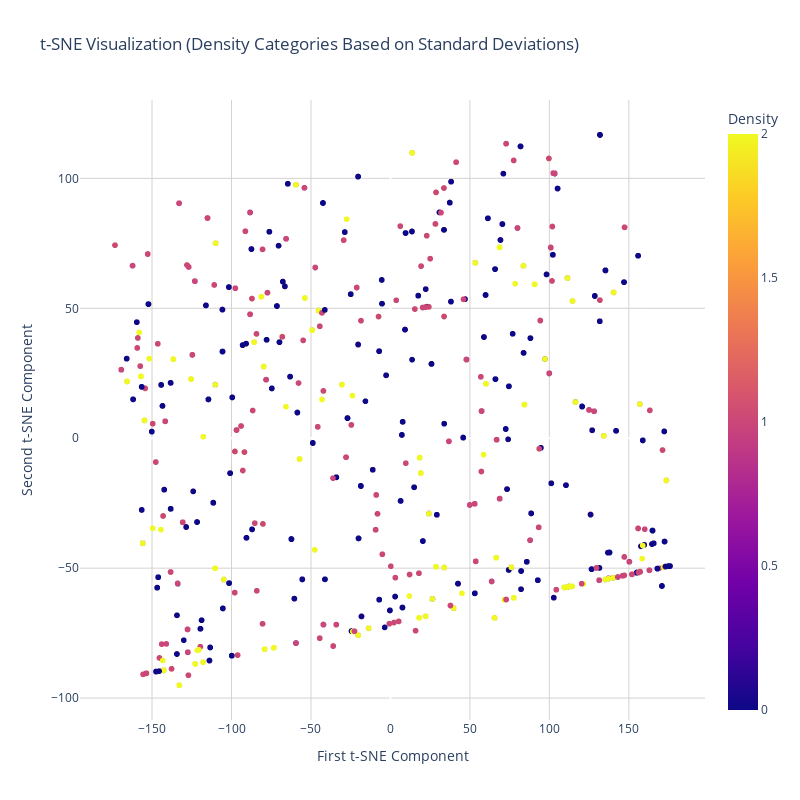

Write notebook code for a chart like this one.
### Code cell
# Apply t-SNE
tsne = TSNE(n_components=2, random_state=42, perplexity=30, n_iter=1000)
X_tsne = tsne.fit_transform(X)

# Create interactive 2D scatter plot
fig = px.scatter(
    pca_df,
    x='PC1',
    y='PC2',
    color='Density',
    color_discrete_map=color_scale,
    title='t-SNE Visualization (Density Categories Based on Standard Deviations)',
    labels={
        'PC1': 'First t-SNE Component',
        'PC2': 'Second t-SNE Component'
    }
)

# Update layout
fig.update_layout(
    width=800,
    height=800,
    showlegend=True,
    plot_bgcolor='white',
    paper_bgcolor='white'
)

# Update axes
fig.update_xaxes(showgrid=True, gridwidth=1, gridcolor='LightGray')
fig.update_yaxes(showgrid=True, gridwidth=1, gridcolor='LightGray')

# Show the plot
fig.show()

# Print density distribution
print("\nDensity distribution by campus:")
density_dist = pd.crosstab(encoded_data['campus'], encoded_data['density'], normalize='index')
print(density_dist)

### Figure 1 — Plotly figure (JSON) as saved in the notebook; plotly's stock layout.template omitted (floating-point values rounded to 4 significant figures; data arrays with more than 128 entries replaced by an {"elided": "..."} marker saying what was removed)
{"data": [{"hovertemplate": "First t-SNE Component=%{x}<br>Second t-SNE Component=%{y}<br>Density=%{marker.color}<extra></extra>", "legendgroup": "", "marker": {"color": {"elided": "2121 int values"}, "coloraxis": "coloraxis", "symbol": "circle"}, "mode": "markers", "name": "", "showlegend": false, "type": "scattergl", "x": {"elided": "2121 float values"}, "xaxis": "x", "y": {"elided": "2121 float values"}, "yaxis": "y"}], "layout": {"coloraxis": {"colorbar": {"title": {"text": "Density"}}, "colorscale": [[0, "#0d0887"], [0.1111, "#46039f"], [0.2222, "#7201a8"], [0.3333, "#9c179e"], [0.4444, "#bd3786"], [0.5556, "#d8576b"], [0.6667, "#ed7953"], [0.7778, "#fb9f3a"], [0.8889, "#fdca26"], [1, "#f0f921"]]}, "height": 800, "legend": {"tracegroupgap": 0}, "paper_bgcolor": "white", "plot_bgcolor": "white", "showlegend": true, "title": {"text": "t-SNE Visualization (Density Categories Based on Standard Deviations)"}, "width": 800, "xaxis": {"anchor": "y", "domain": [0, 1], "gridcolor": "LightGray", "gridwidth": 1, "showgrid": true, "title": {"text": "First t-SNE Component"}}, "yaxis": {"anchor": "x", "domain": [0, 1], "gridcolor": "LightGray", "gridwidth": 1, "showgrid": true, "title": {"text": "Second t-SNE Component"}}}}
